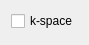
<?xml version="1.0" encoding="UTF-8"?>
<ui version="4.0">
 <class>Tools_ARPESWidget</class>
 <widget class="QWidget" name="Tools_ARPESWidget">
  <property name="geometry">
   <rect>
    <x>0</x>
    <y>0</y>
    <width>84</width>
    <height>45</height>
   </rect>
  </property>
  <property name="windowTitle">
   <string>Form</string>
  </property>
  <layout class="QVBoxLayout" name="verticalLayout">
   <item>
    <widget class="QCheckBox" name="kSpaceCheckBox">
     <property name="text">
      <string>k-space</string>
     </property>
    </widget>
   </item>
   <item>
    <spacer name="verticalSpacer">
     <property name="orientation">
      <enum>Qt::Vertical</enum>
     </property>
     <property name="sizeHint" stdset="0">
      <size>
       <width>20</width>
       <height>40</height>
      </size>
     </property>
    </spacer>
   </item>
  </layout>
 </widget>
 <resources/>
 <connections/>
</ui>
